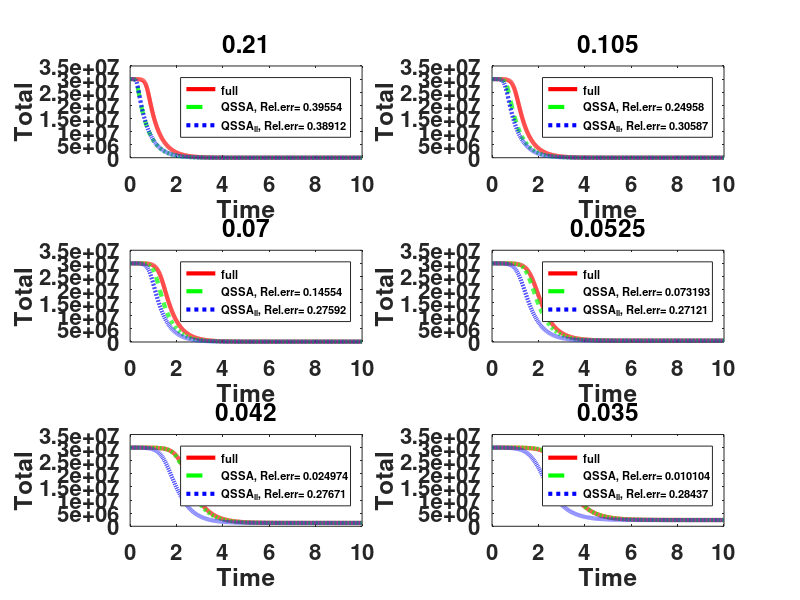
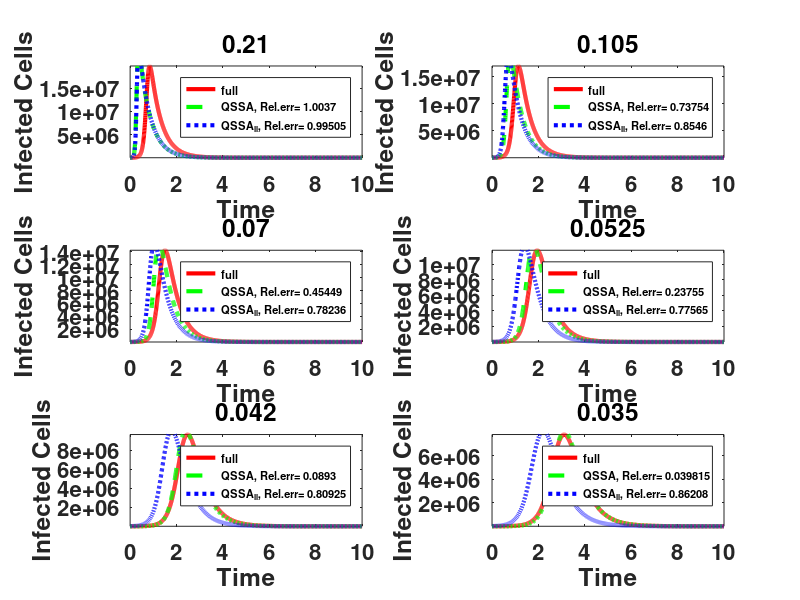

Write MATLAB code to recreate these figures, in order. (Note: a time limit stopped this script after it produced the figures.)
%% viral dynamics
clear all
clc
close all
set(0,'DefaultAxesFontSize',16)
 set(0,'DefaultAxesFontWeight','bold');
set(0, 'DefaultLineLineWidth', 3);
% viral dynamics 
% T'(t) = -bTV ; 
% I'(t) = bTV-delta*I ; 
% V'(t) = pI-cV ;

% qssa model 
% T'(t) =- b*p/c *T*I;
% I'(t) = p*b/c*T*I-delta*I;
% v(t) = p/c *I; 

% ill qssa model 
% T'(t) = - b*TV;
% v'(t) = (p*b)/c*TV-delat*v;
% I(t) = c/p *v;

% parameter set
V=300;
c_vec = [10 20 30 40 50 60 ];
%c_vec = [10 20 30 40 50 60];
delta =2.1;
%p_vec = [100 1000 5000 11000 15000 20000];
for i=1:length(c_vec)
params_full=[3.15*1e-7/V 2.1 11000 c_vec(i)]; % b , delta, p, c 
%params_full=[0.01 0.002 0.0002 0.002]; % b , delta, p, c 

b = params_full(1);
delta = params_full(2);
p = params_full(3);
c = params_full(4);
pp=p/c;
pprime(i)=pp;
%%
% time span
tspan = linspace(0,10,2000); 
dt = tspan(2)-tspan(1);
% Initial values
Init = [100000*V 0 10000*V]; 
% function
fun = @(t,y,params) [-params(1)*y(1)*y(3);params(1)*y(1)*y(3)-params(2)*y(2);...
    params(3)*y(2)-params(4)*y(3)];
% solving ODE
[t,viral_full] = ode45(@(t,y) fun(t,y,params_full),tspan,Init);
% relative error
% plotting 
figure(1)
subplot(3,2,i)
plot(t,viral_full(:,1)+viral_full(:,2),'r','LineWidth',3);ylabel('Total'); hold on
xlabel('Time')
ylabel('Total Cells')
title(num2str(delta/c))
figure(2)
subplot(3,2,i)
plot(t,viral_full(:,2),'r','LineWidth',3); hold on
xlabel('Time')
ylabel('Infected Cells')
ylim([1e-3 inf])
title(num2str(delta/c))
figure(3)
subplot(3,2,i)
plot(t,viral_full(:,3),'r','LineWidth',3);hold on
xlabel('Time')
ylabel('Virus')
title(num2str(delta/c))
ylim([1e-3 inf])
%% QSSA 
params_qssa = [b*pp delta];
beta =b ;
        epsilon = 0.001;

Initials = Init;
%Init_qssa = [Initials(1) beta*Initials(1)*Initials(3)*exp(-1)...
 %  /(beta*Initials(3)*exp(-1)+delta)...
  %  .*(1-exp(-(Initials(3)*beta*exp(-1)+delta)./c))]; 
%Init_qssa = [Initials(1) beta*Initials(1)*(Initials(3)*exp(-1)+pp*epsilon)/c]; 
Init_qssa = [Initials(1) beta*Initials(1)*Initials(3)*exp((beta*Initials(3)*exp(-1)-c)/c)/c]; 

% function
fun_qssa = @(t,y,params) [-params(1)*y(1)*y(2);params(1)*y(1)*y(2)-params(2)*y(2) ];
% solving ODE
[t,vi_qssa] =ode45(@(t,y) fun_qssa(t,y,params_qssa),tspan,Init_qssa);
v=pp*vi_qssa(:,2);
% relative error
idx_vec = find(abs(tspan-1/c)<dt); 
idx = idx_vec(1);

m1= sqrt(squeeze(sum((viral_full(idx:end,1)+viral_full(idx:end,2)-vi_qssa(idx:end,1)...
    -vi_qssa(idx:end,2)).^2,1)));
m2= sqrt(squeeze(sum((viral_full(idx:end,1)+viral_full(idx:end,2)).^2,1)));
m3= sqrt(squeeze(sum((viral_full(idx:end,2)-vi_qssa(idx:end,2)).^2,1)));
m4= sqrt(squeeze(sum((viral_full(idx:end,2)).^2,1)));
m5= sqrt(squeeze(sum((viral_full(idx:end,3)-v(idx:end)).^2,1)));
m6= sqrt(squeeze(sum((viral_full(idx:end,3)).^2,1)));

rel.target_q = m1./m2;
rel.infect_q = m3./m4;
rel.viral_q = m5./m6;

rel.target_q_vec(i) = m1./m2;
rel.infect_q_vec(i) = m3./m4;
rel.viral_q_vec(i) = m5./m6;
% plotting 

figure (1)
subplot(3,2,i)
plot(t,vi_qssa(:,1)+vi_qssa(:,2),'g--','LineWidth',3);ylabel('Total'); hold on;
figure(2)
subplot(3,2,i)
plot(t,vi_qssa(:,2),'g--','LineWidth',3); hold on;
figure(3)
subplot(3,2,i)
plot(t,p/c*vi_qssa(:,2),'g--','LineWidth',3);hold on;

%% QSSA_il 
params_qssa_il = [b p*b/c delta];
Init_qssa_il = [Init(1) Init(3)]; 
% function
fun_qssa_il = @(t,y,params) [-params(1)*y(1)*y(2);params(2)*y(1)*y(2)-params(3)*y(2) ];
% solving ODE
[t,vi_qssa_il] =ode45(@(t,y) fun_qssa_il(t,y,params_qssa_il),tspan,Init_qssa_il);
I=c/p*vi_qssa_il(:,2);
% relative error
m11= sqrt(squeeze(sum((viral_full(idx:end,1)+viral_full(idx:end,2)...
    -vi_qssa_il(idx:end,1)-I(idx:end)).^2,1)));
m22= sqrt(squeeze(sum((viral_full(idx:end,1)+viral_full(idx:end,2)).^2,1)));
m33= sqrt(squeeze(sum((viral_full(idx:end,3)-vi_qssa_il(idx:end,2)).^2,1)));
m44= sqrt(squeeze(sum((viral_full(idx:end,3)).^2,1)));
m55= sqrt(squeeze(sum((viral_full(idx:end,2)-I(idx:end)).^2,1)));
m66= sqrt(squeeze(sum((viral_full(idx:end,2)).^2,1)));

rel.target_qi = m11./m22;
rel.viral_qi = m33./m44;
rel.infect_qi = m55./m66;

rel.target_qi_vec(i) = m11./m22;
rel.viral_qi_vec(i) = m33./m44;
rel.infect_qi_vec(i) = m55./m66;
% plotting 
figure (1)
subplot(3,2,i)
plot(t,vi_qssa_il(:,1)+I,'b:','LineWidth',3);hold on
legend('full',['QSSA, Rel.err= ',num2str(rel.target_q)] ,['QSSA_{il}, Rel.err= ',num2str(rel.target_qi)],'FontSize',8)
ylabel('Total')
figure(2)
subplot(3,2,i)
plot(t,c/p*vi_qssa_il(:,2),'b:','LineWidth',3)
legend('full',['QSSA, Rel.err= ',num2str(rel.infect_q)],['QSSA_{il}, Rel.err= ',num2str(rel.infect_qi)],'FontSize',8)

figure(3)
subplot(3,2,i)
plot(t,vi_qssa_il(:,2),'b:','LineWidth',3); hold on;

legend('full',['QSSA, Rel.err= ',num2str(rel.viral_q)],['QSSA_{il}, Rel.err= ',num2str(rel.viral_qi)],'FontSize',8)
end
figure(4)
rel.target_q_vec(i) = m1./m2;
rel.infect_q_vec(i) = m3./m4;
rel.viral_q_vec(i) = m5./m6;
rel.target_qi_vec(i) = m11./m22;
rel.viral_qi_vec(i) = m33./m44;
rel.infect_qi_vec(i) = m55./m66;
subplot(1,3,1)
aaa = delta./c_vec;
loglog(aaa,rel.target_q_vec,'ro-.',aaa,rel.target_qi_vec,'bx:');
xlabel('C_v')
ylabel('Rel.err (Total cells)')
legend('QSSA','QSSA_{il}')
subplot(1,3,2)
loglog(aaa,rel.infect_q_vec,'ro-.',aaa,rel.infect_qi_vec,'bx:');
xlabel('C_v')
ylabel('Rel.err (Infected cells)')
legend('QSSA','QSSA_{il}')
subplot(1,3,3)
loglog(aaa,rel.viral_q_vec,'ro-.',aaa,rel.viral_qi_vec,'bx:');
xlabel('C_v')
ylabel('Rel.err (Virus)')
legend('QSSA','QSSA_{il}')

%%
figure(5)
semilogy(t,viral_full(:,3),'r','LineWidth',3);hold on
semilogy(t,vi_qssa_il(:,2),'b:','LineWidth',3); 
legend('Viral model', 'QSSA_{il}');
xlabel('Time');ylabel('Viral load'); 
title('Invild QSSA (\delta/c = 0.035)')
xlim([0 5])

figure(6)
semilogy(t,viral_full(:,3),'r','LineWidth',3);hold on
semilogy(t,vi_qssa_il(:,2),'b:','LineWidth',3); 
semilogy(t,p/c*vi_qssa(:,2),'g--','LineWidth',3);

legend('Viral model', 'QSSA_{il}', 'QSSA');
xlabel('Time');ylabel('Viral load'); 
title('Corrected QSSA (\delta/c = 0.035)')
xlim([0 5])


figure(7)
loglog(aaa,rel.viral_q_vec,'ro-.',aaa,rel.viral_qi_vec,'bx:');
xlabel('\delta/c')
ylabel('Rel.err (Virus)')
legend('QSSA','QSSA_{il}')
